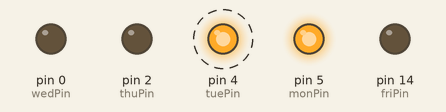
A sketch run on a simulated Arduino Uno, built with avr-gcc and run on an emulated ATmega328P. Parts: output pins drawn as LEDs (lit = HIGH). Dashed ring = blinking.

Above: at 0.5 s.
Timing chart, 0 to 3.0 s (numbered marks = the images above):
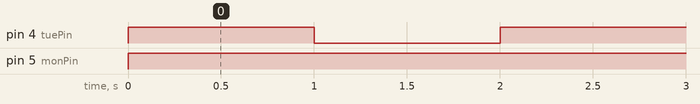

Measured:
- by itself, pin 4 (tuePin): alternates HIGH for 1.0 s and LOW for 1.0 s
- by itself, pin 5 (monPin): LOW → HIGH at 0.00 s

The sketch:

Arduino_Basic_Workshop-LED.ino
```cpp
int monPin = 5;
int tuePin = 4;
int wedPin = 0;
int thuPin = 2;
int friPin = 14;

void setup() {
  pinMode(monPin, OUTPUT);
  pinMode(tuePin, OUTPUT);
  pinMode(wedPin, OUTPUT);
  pinMode(thuPin, OUTPUT);
  pinMode(friPin, OUTPUT);
}

void loop() {
  onLED (monPin);
  blinkLED (tuePin);
}

void blinkLED(int pin) {
  digitalWrite(pin, HIGH);   // turn the LED on (HIGH is the voltage level)
  delay(1000);               // wait for a second
  digitalWrite(pin, LOW);    // turn the LED off by making the voltage LOW
  delay(1000);               // wait for a second
}

void onLED(int pin) {
  digitalWrite(pin, HIGH);
}
```
